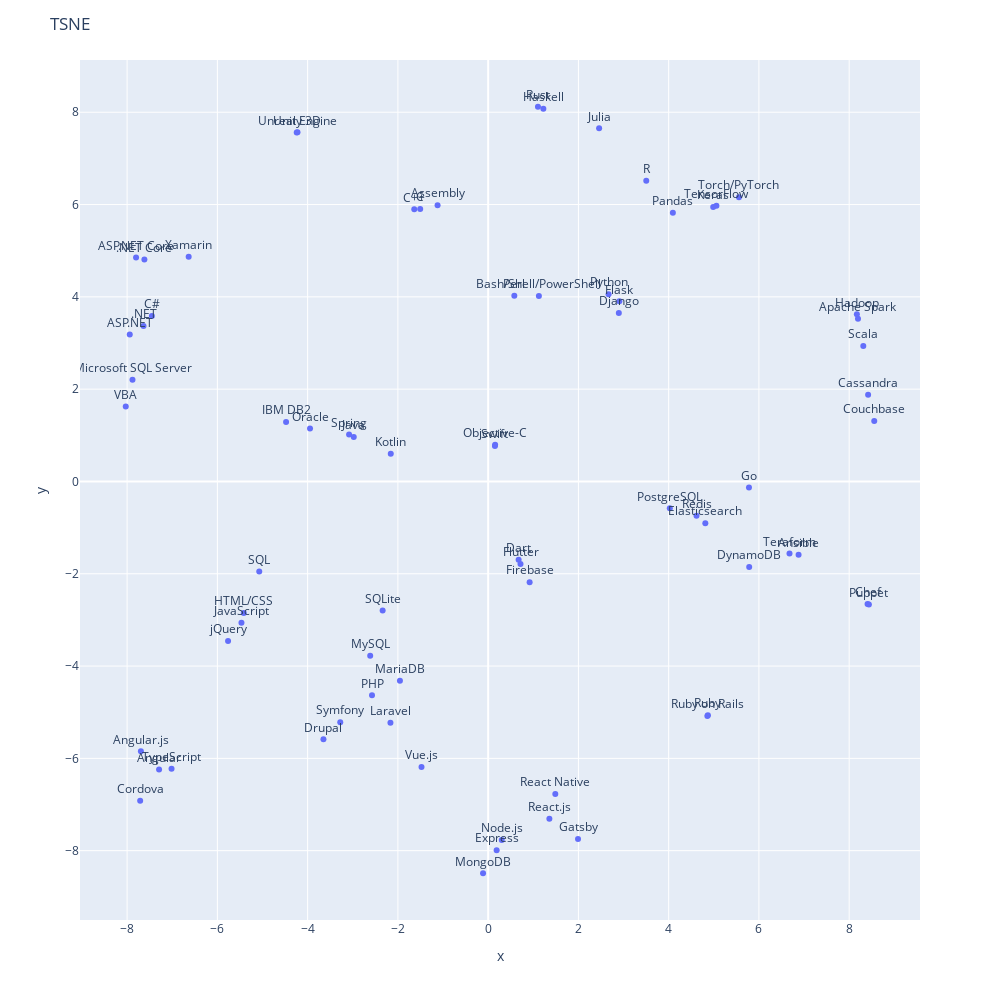

Notebook source saved alongside this figure:
### Code cell
fig = px.scatter(x=tsne_projection[0], y=tsne_projection[1], text=tsne_projection.droplevel(0).index)
fig.update_traces(textposition='top center')
fig.update_layout(height=1000, width=1000, title_text='TSNE')
fig.show()

### Figure 1 — Plotly figure (JSON) as saved in the notebook; plotly's stock layout.template omitted (floating-point values rounded to 4 significant figures)
{"data": [{"hovertemplate": "x=%{x}<br>y=%{y}<br>text=%{text}<extra></extra>", "legendgroup": "", "marker": {"color": "#636efa", "symbol": "circle"}, "mode": "markers+text", "name": "", "orientation": "v", "showlegend": false, "text": ["Assembly", "Bash/Shell/PowerShell", "C", "C#", "C++", "Dart", "Go", "HTML/CSS", "Haskell", "Java", "JavaScript", "Julia", "Kotlin", "Objective-C", "PHP", "Perl", "Python", "R", "Ruby", "Rust", "SQL", "Scala", "Swift", "TypeScript", "VBA", "Cassandra", "Couchbase", "DynamoDB", "Elasticsearch", "Firebase", "IBM DB2", "MariaDB", "Microsoft SQL Server", "MongoDB", "MySQL", "Oracle", "PostgreSQL", "Redis", "SQLite", "ASP.NET", "ASP.NET Core", "Angular", "Angular.js", "Django", "Drupal", "Express", "Flask", "Gatsby", "Laravel", "React.js", "Ruby on Rails", "Spring", "Symfony", "Vue.js", "jQuery", ".NET", ".NET Core", "Ansible", "Apache Spark", "Chef", "Cordova", "Flutter", "Hadoop", "Keras", "Node.js", "Pandas", "Puppet", "React Native", "TensorFlow", "Teraform", "Torch/PyTorch", "Unity 3D", "Unreal Engine", "Xamarin"], "textposition": "top center", "type": "scatter", "x": [-1.12, 1.124, -1.506, -7.452, -1.637, 0.6753, 5.779, -5.415, 1.223, -2.978, -5.466, 2.459, -2.158, 0.1545, -2.574, 0.58, 2.668, 3.503, 4.869, 1.104, -5.072, 8.312, 0.1499, -7.016, -8.03, 8.419, 8.555, 5.784, 4.812, 0.9191, -4.478, -1.955, -7.881, -0.1132, -2.614, -3.947, 4.025, 4.617, -2.338, -7.942, -7.802, -7.292, -7.695, 2.896, -3.65, 0.1883, 2.908, 1.991, -2.165, 1.357, 4.858, -3.081, -3.277, -1.477, -5.763, -7.637, -7.617, 6.879, 8.195, 8.407, -7.711, 0.7168, 8.17, 4.987, 0.3016, 4.093, 8.437, 1.488, 5.058, 6.677, 5.558, -4.242, -4.225, -6.636], "xaxis": "x", "y": [5.987, 4.017, 5.903, 3.587, 5.896, -1.698, -0.1335, -2.848, 8.077, 0.9627, -3.059, 7.652, 0.603, 0.7978, -4.634, 4.026, 4.059, 6.514, -5.065, 8.119, -1.953, 2.935, 0.7704, -6.228, 1.626, 1.877, 1.311, -1.853, -0.9047, -2.184, 1.286, -4.319, 2.203, -8.489, -3.775, 1.145, -0.5815, -0.7435, -2.794, 3.183, 4.854, -6.244, -5.848, 3.651, -5.586, -7.989, 3.904, -7.747, -5.227, -7.309, -5.083, 1.02, -5.215, -6.188, -3.458, 3.366, 4.809, -1.59, 3.528, -2.657, -6.918, -1.787, 3.622, 5.945, -7.77, 5.824, -2.665, -6.77, 5.975, -1.559, 6.159, 7.559, 7.565, 4.868], "yaxis": "y"}], "layout": {"height": 1000, "legend": {"tracegroupgap": 0}, "margin": {"t": 60}, "title": {"text": "TSNE"}, "width": 1000, "xaxis": {"anchor": "y", "domain": [0, 1], "title": {"text": "x"}}, "yaxis": {"anchor": "x", "domain": [0, 1], "title": {"text": "y"}}}}
